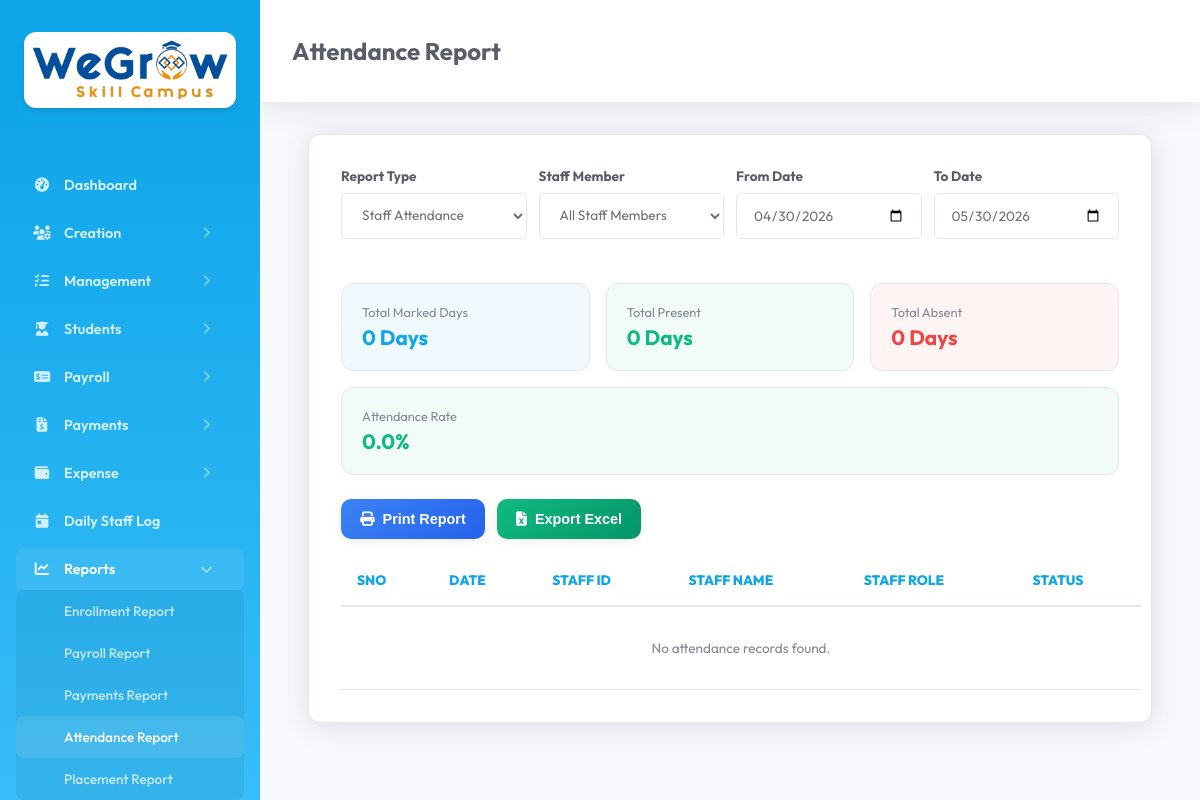
The page /report_attendance.php (signed in) on the database as committed earlier.
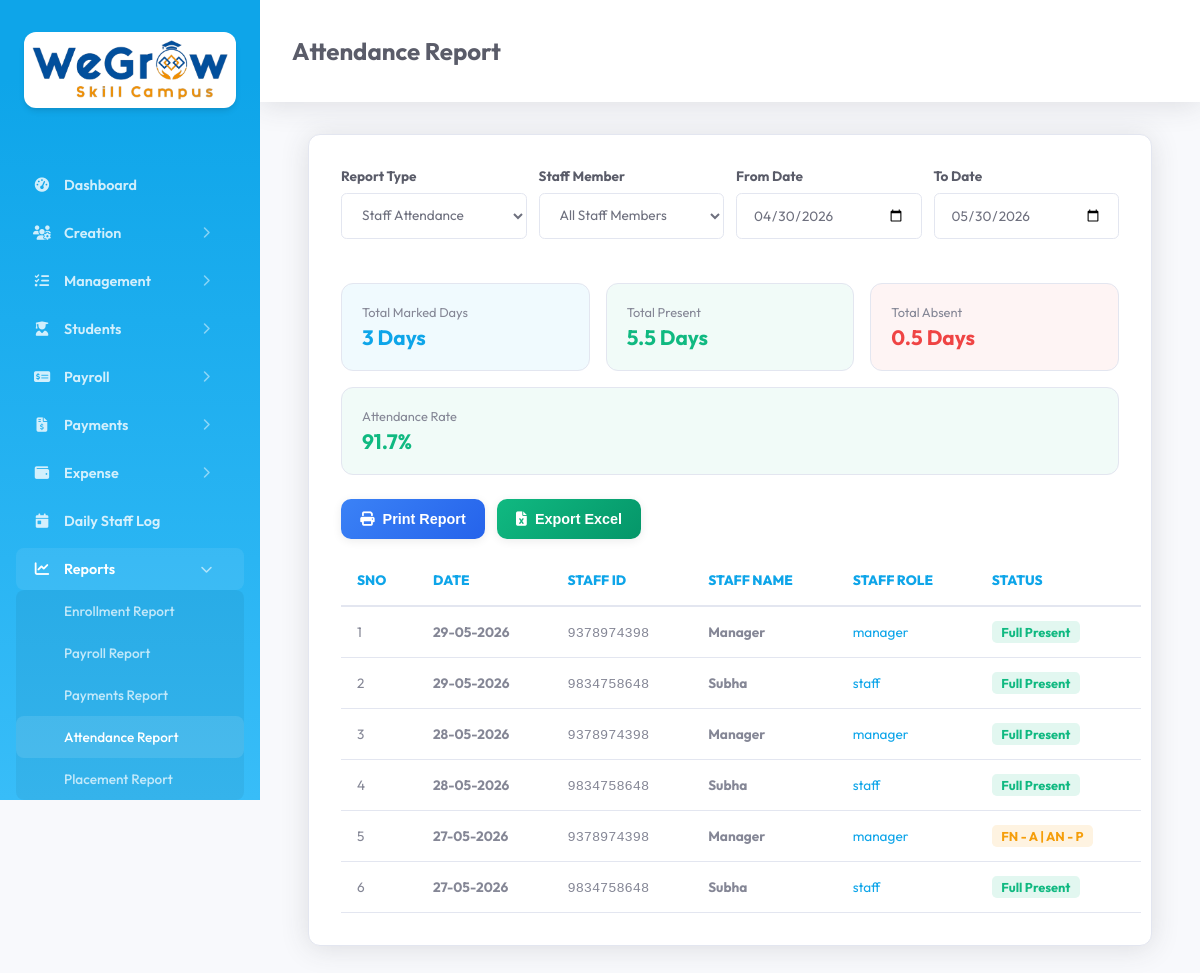
The same page on the database as committed later.
### tables this page shows
CREATE TABLE `tc_attendance` (
  `id` int(11) NOT NULL AUTO_INCREMENT,
  `created_date_time` datetime DEFAULT NULL,
  `updated_date_time` datetime DEFAULT NULL,
  `company_id` mediumtext DEFAULT NULL,
  `attendance_id` mediumtext DEFAULT NULL,
  `attendance_date` date DEFAULT NULL,
  `staff_id` mediumtext DEFAULT NULL,
  `staff_name` mediumtext DEFAULT NULL,
  `staff_number` mediumtext DEFAULT NULL,
  `staff_role` mediumtext DEFAULT NULL,
  `fn_present` mediumtext DEFAULT NULL,
  `an_present` mediumtext DEFAULT NULL,
  `present_code` mediumtext DEFAULT NULL,
  `deleted` int(11) NOT NULL DEFAULT 0,
  PRIMARY KEY (`id`)
);

### main/basic_functions.php (called while the page is built, shortened)
<?php
    class Basic_Functions extends Database {
        public $con;
        public function getQueryRecords($query, $params = []) {
            $con = $this->con;
            $stmt = $con->prepare($query);
            $stmt->execute($params);
            return $stmt->fetchAll();
        }
    }
?>

### report_attendance.php (the view, shortened to what the rows shown need)
<?php require_once 'common_file.php';
$from_page = 'Attendance Report';
$from_date = date('Y-m-d', strtotime('-30 days'));
$to_date = date('Y-m-d');
$report_type = 'staff';
$attendance_data = [];
if ($report_type === 'staff') {
    $where = "a.deleted = 0 AND a.company_id = :comp_id";
    $params = [':comp_id' => $_SESSION['company_id']];
    if (!empty($from_date)) {
        $where .= " AND a.attendance_date >= :from_date";
        $params[':from_date'] = $from_date;
    }
    if (!empty($to_date)) {
        $where .= " AND a.attendance_date <= :to_date";
        $params[':to_date'] = $to_date;
    }
    $query = "SELECT a.*
              FROM {$GLOBALS['attendance_table']} a
              WHERE $where
              ORDER BY a.attendance_date DESC, a.staff_name ASC";
    $attendance_data = $bf->getQueryRecords($query, $params);
}
?>
<!DOCTYPE html>
<html lang="en">
<head>
    <link rel="stylesheet" href="assets/css/style.css">
</head>
<body>
    <?php include 'sidebar.php'; ?>
    <div class="main-content update_content">
        <div class="header">
            <h2><?php echo htmlspecialchars($from_page); ?></h2>
        </div>
        <div class="module-section">
            <div id="attendance_report_container">
                <table class="responsive table table-bordered" id="attendance_report_table">
                    <thead>
                        <tr>
                            <th>Sno</th>
                            <th>Date</th>
                            <?php if ($report_type === 'staff'): ?>
                                <th>Staff ID</th>
                                <th>Staff Name</th>
                                <th>Staff Role</th>
                            <?php endif; ?>
                            <th>Status</th>
                        </tr>
                    </thead>
                    <tbody>
                        <?php
                            $sno = 1;
                            if(!empty($attendance_data)) {
                                foreach ($attendance_data as $row) {
                                    $status_badge = '';
                                    switch ($row['present_code']) {
                                        case 'PP':
                                            $status_badge = '<span class="status-badge" style="background: rgba(16,185,129,0.12); color: #10b981; font-weight: 700; padding: 0.2rem 0.6rem; border-radius: 0.3rem; font-size: 0.8rem;">Full Present</span>';
                                            break;
                                        case 'AP':
                                            $status_badge = '<span class="status-badge" style="background: rgba(245,158,11,0.12); color: #f59e0b; font-weight: 700; padding: 0.2rem 0.6rem; border-radius: 0.3rem; font-size: 0.8rem;">FN - A | AN - P</span>';
                                            break;
                                    }
                        ?>
                                    <tr>
                                        <td><?php echo $sno++; ?></td>
                                        <td><strong><?php echo date('d-m-Y', strtotime($row['attendance_date'])); ?></strong></td>
                                        <?php if ($report_type === 'staff'): ?>
                                            <td><span style="font-family: monospace; color: var(--text-muted);"><?php echo htmlspecialchars($row['staff_number']); ?></span></td>
                                            <td><strong><?php echo htmlspecialchars($row['staff_name']); ?></strong></td>
                                            <td><span class="status-badge" style="background: var(--primary-light); color: var(--primary);"><?php echo htmlspecialchars($row['staff_role']); ?></span></td>
                                        <?php endif; ?>
                                        <td><?php echo $status_badge; ?></td>
                                    </tr>
                                <?php } ?>
                            <?php } else { ?>
                                <tr>
                                    <td colspan="7" style="text-align:center; padding: 2rem; color: var(--text-muted);">No attendance records found.</td>
                                </tr>
                        <?php } ?>
                    </tbody>
                </table>
            </div>
        </div>
    </div>
</body>
</html>

Rows that differ between the two databases and show on the page:
added tc_attendance: attendance_date "29-05-2026", staff_number "9378974398", staff_name "Manager", staff_role "manager", present_code "Full Present"
added tc_attendance: attendance_date "29-05-2026", staff_number "9834758648", staff_name "Subha", staff_role "staff", present_code "Full Present"
added tc_attendance: attendance_date "28-05-2026", staff_number "9378974398", staff_name "Manager", staff_role "manager", present_code "Full Present"
added tc_attendance: attendance_date "28-05-2026", staff_number "9834758648", staff_name "Subha", staff_role "staff", present_code "Full Present"
added tc_attendance: attendance_date "27-05-2026", staff_number "9378974398", staff_name "Manager", staff_role "manager", present_code "FN - A | AN - P"
added tc_attendance: attendance_date "27-05-2026", staff_number "9834758648", staff_name "Subha", staff_role "staff", present_code "Full Present"
Other text that changed with them:
$total_days: "0" → "3"
$total_present_days: "0" → "5.5"
$total_absent_days: "0" → "0.5"
$attendance_rate: "0.0" → "91.7"
text no longer shown: "No attendance records found."
